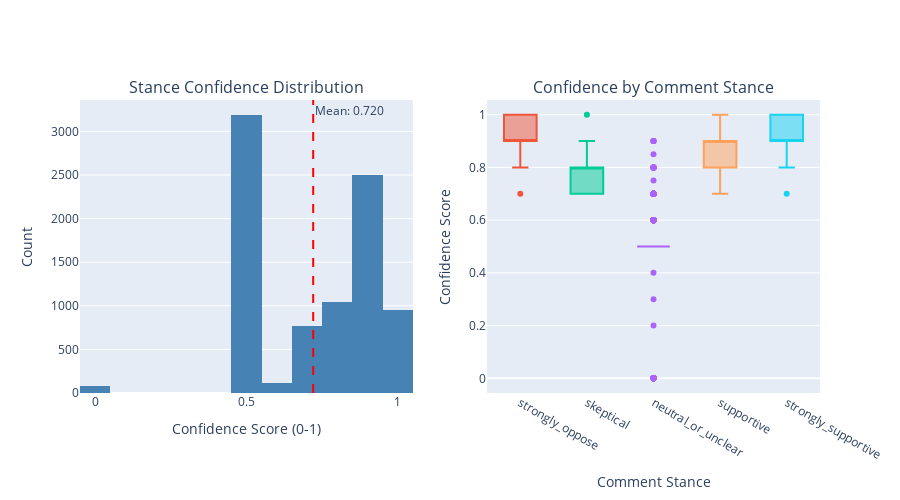

The cell this chart's notebook holds for it:
### Markdown cell above
## 5. Confidence Analysis

### Code cell
# Stance confidence distribution
fig = make_subplots(
	rows=1, cols=2,
	subplot_titles=('Stance Confidence Distribution', 'Confidence by Comment Stance'),
	specs=[[{'type': 'histogram'}, {'type': 'box'}]]
)

# Histogram
mean_confidence = df['stance_confidence_comment'].mean()
fig.add_trace(
	go.Histogram(
		x=df['stance_confidence_comment'].dropna(),
		nbinsx=20,
		marker_color='steelblue',
		name='Confidence'
	),
	row=1, col=1
)

# Add mean line
fig.add_vline(
	x=mean_confidence,
	line_dash='dash',
	line_color='red',
	annotation_text=f'Mean: {mean_confidence:.3f}',
	row=1, col=1
)

# Box plot by stance
for stance in stance_order:
	data = df[df['stance_congestion_pricing_comment'] == stance]['stance_confidence_comment']
	fig.add_trace(
		go.Box(
			y=data,
			name=stance,
			showlegend=False
		),
		row=1, col=2
	)

fig.update_xaxes(title_text='Confidence Score (0-1)', row=1, col=1)
fig.update_yaxes(title_text='Count', row=1, col=1)
fig.update_xaxes(title_text='Comment Stance', row=1, col=2)
fig.update_yaxes(title_text='Confidence Score', row=1, col=2)
fig.update_layout(height=500, showlegend=False)
fig.show()

print("\nConfidence Statistics:")
print(df['stance_confidence_comment'].describe())

### Figure 1 — Plotly figure (JSON) as saved in the notebook; plotly's stock layout.template omitted (floating-point values rounded to 4 significant figures; data arrays with more than 128 entries replaced by an {"elided": "..."} marker saying what was removed)
{"data": [{"marker": {"color": "steelblue"}, "name": "Confidence", "nbinsx": 20, "type": "histogram", "x": {"elided": "8673 float values"}, "xaxis": "x", "yaxis": "y"}, {"name": "strongly_oppose", "showlegend": false, "type": "box", "xaxis": "x2", "y": {"elided": "2900 float values"}, "yaxis": "y2"}, {"name": "skeptical", "showlegend": false, "type": "box", "xaxis": "x2", "y": {"elided": "1233 float values"}, "yaxis": "y2"}, {"name": "neutral_or_unclear", "showlegend": false, "type": "box", "xaxis": "x2", "y": {"elided": "3728 float values"}, "yaxis": "y2"}, {"name": "supportive", "showlegend": false, "type": "box", "xaxis": "x2", "y": {"elided": "439 float values"}, "yaxis": "y2"}, {"name": "strongly_supportive", "showlegend": false, "type": "box", "xaxis": "x2", "y": {"elided": "373 float values"}, "yaxis": "y2"}], "layout": {"annotations": [{"font": {"size": 16}, "showarrow": false, "text": "Stance Confidence Distribution", "x": 0.225, "xanchor": "center", "xref": "paper", "y": 1, "yanchor": "bottom", "yref": "paper"}, {"font": {"size": 16}, "showarrow": false, "text": "Confidence by Comment Stance", "x": 0.775, "xanchor": "center", "xref": "paper", "y": 1, "yanchor": "bottom", "yref": "paper"}, {"showarrow": false, "text": "Mean: 0.720", "x": 0.7203, "xanchor": "left", "xref": "x", "y": 1, "yanchor": "top", "yref": "y domain"}], "height": 500, "shapes": [{"line": {"color": "red", "dash": "dash"}, "type": "line", "x0": 0.7203, "x1": 0.7203, "xref": "x", "y0": 0, "y1": 1, "yref": "y domain"}], "showlegend": false, "xaxis": {"anchor": "y", "domain": [0, 0.45], "title": {"text": "Confidence Score (0-1)"}}, "xaxis2": {"anchor": "y2", "domain": [0.55, 1], "title": {"text": "Comment Stance"}}, "yaxis": {"anchor": "x", "domain": [0, 1], "title": {"text": "Count"}}, "yaxis2": {"anchor": "x2", "domain": [0, 1], "title": {"text": "Confidence Score"}}}}
